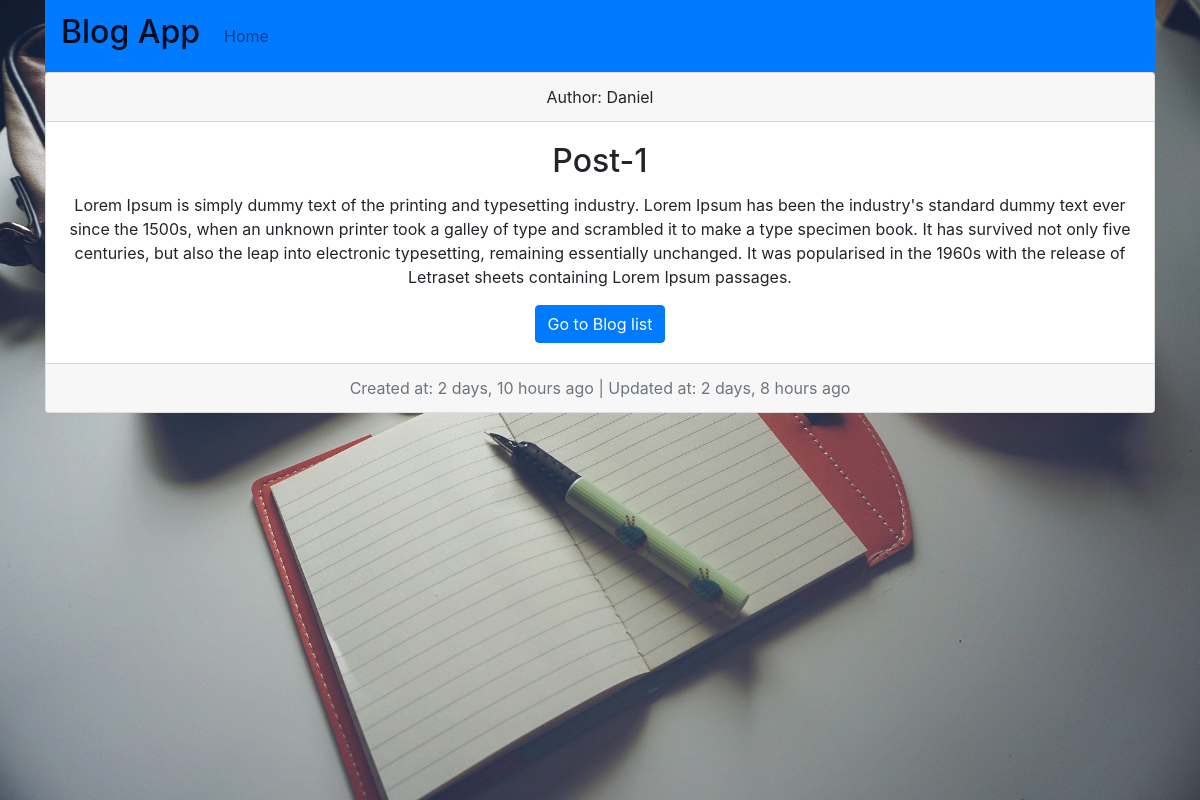
The app's page /post_detail/3 with its own data.
### posts/models.py (models this page shows, shortened)
class Posts(models.Model):
    title               = models.SlugField(max_length=250)
    content             = models.TextField()
    created_at          = models.DateTimeField(auto_now_add=True)
    updated_at          = models.DateTimeField(auto_now=True)
    author              = models.ForeignKey(User, on_delete=models.CASCADE)
    class Meta:
        verbose_name_plural='Post'

class User(models.Model):
    first_name          = models.CharField(max_length=100)
    last_name           = models.CharField(max_length=100)
    email               = models.EmailField()
    username            = models.CharField(max_length=100)
    def __str__(self):
        return self.first_name

### posts/views.py (the view)
# urls.py: path('post_detail/<int:post_id>', views.post_detail, name='detail')
def post_detail(request, post_id):
    post = get_object_or_404(Posts, pk=post_id)
    context = {
        'post': post
    }
    return render(request, 'posts/detail.html', context)

### posts/templates/posts/detail.html
{% extends 'posts/base.html' %}
{% load humanize %}
{% block body %}
<div class="card text-center m-10">
    <div class="card-header">
      Author: {{ post.author }}
    </div>
    <div class="card-body">
      <h2 class="card-title">{{ post.title }}</h2>
      <p class="card-text">{{ post.content }}</p>
      <a href="{% url 'posts:blog_list' %}" class="btn btn-primary">Go to Blog list</a>
    </div>
    <div class="card-footer text-muted">
      <span>Created at: {{ post.created_at|naturaltime }} |</span>
      <span>Updated at: {{ post.updated_at|naturaltime }}</span>
    </div>
  </div>
{% endblock body %}

### posts/static/css/main.css (style rules this page uses)
body, html { height: 100%; }

### records on screen
Posts: author "Daniel", title "Post-1", content "Lorem Ipsum is simply dummy text of the printing and typesetting industry. Lorem Ipsum has been the industry's standard dummy text ever since the 1500s, when an unknown printer took a galley of type and scrambled it to make a type specimen book. It has survived not only five centuries, but also the leap into electronic typesetting, remaining essentially unchanged. It was popularised in the 1960s with the release of Letraset sheets containing Lorem Ipsum passages.", created_at "2 days, 10 hours ago", updated_at "2 days, 8 hours ago"
